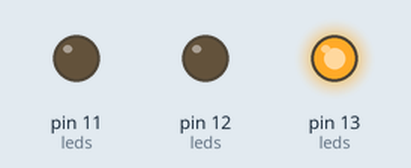
This sketch was run on a simulated Arduino Uno, built with avr-gcc and run on an emulated ATmega328P. Parts: output pins drawn as LEDs (lit = HIGH).

Above: at 7.5 s.
At 17.5 s:
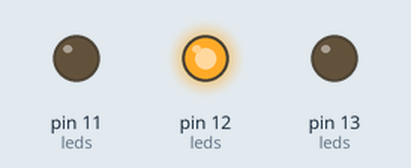
At 25.0 s:
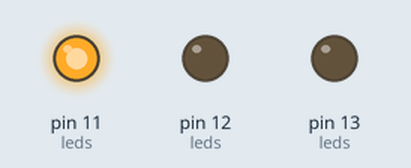
Timing chart, 0 to 39.0 s (numbered marks = the images above):
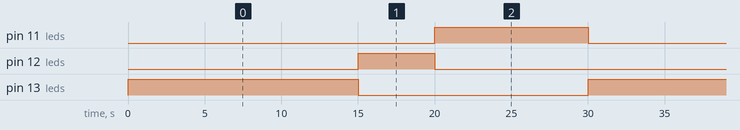

The sketch:

Traffic_Lights_System.ino
```cpp
#define RED_LED 13
#define YELLOW_LED 12
#define GREEN_LED 11
#define RED_TIME 15000
#define YELLOW_TIME 5000
#define GREEN_TIME 10000

byte leds[3] = {RED_LED, YELLOW_LED, GREEN_LED};
int timing[3] = {RED_TIME, YELLOW_TIME, GREEN_TIME};

void setup()
{
    for (byte i = 11; i < 14; i++)
    {
        pinMode(i, OUTPUT);
    }
}

void loop()
{
    for (byte i = 0; i < 3; i++)
    {
        digitalWrite(leds[i], HIGH);
        delay(timing[i]);
        digitalWrite(leds[i], LOW);
    }
}
```

Measured:
- by itself, pin 11 (leds): alternates HIGH for 10.0 s and LOW for 20.0 s
- by itself, pin 12 (leds): alternates HIGH for 5.0 s and LOW for 25.0 s
- by itself, pin 13 (leds): alternates HIGH for 15.0 s and LOW for 15.0 s
